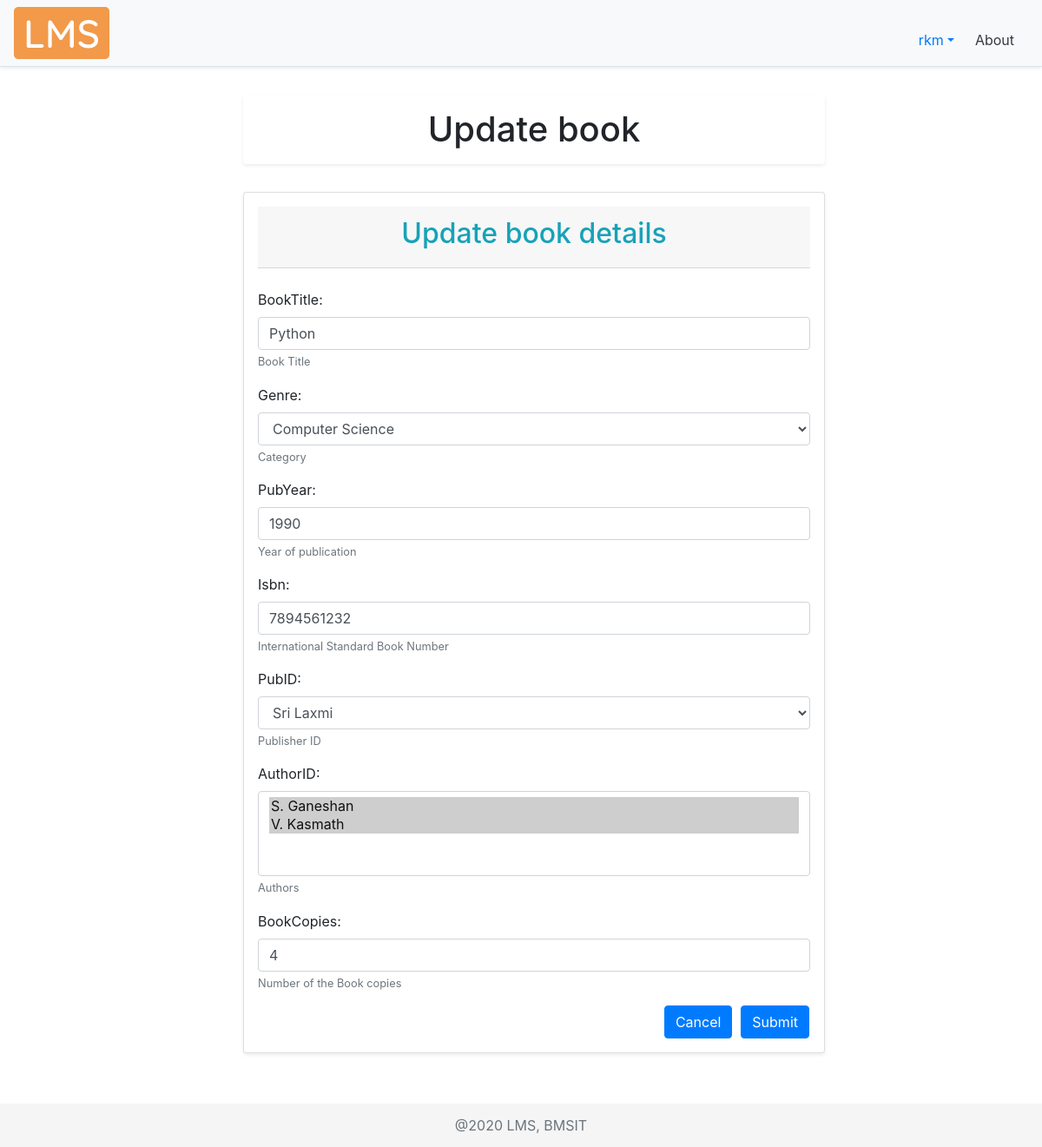
Before: /updatebookdetails/8/ (signed in) with the older database file.
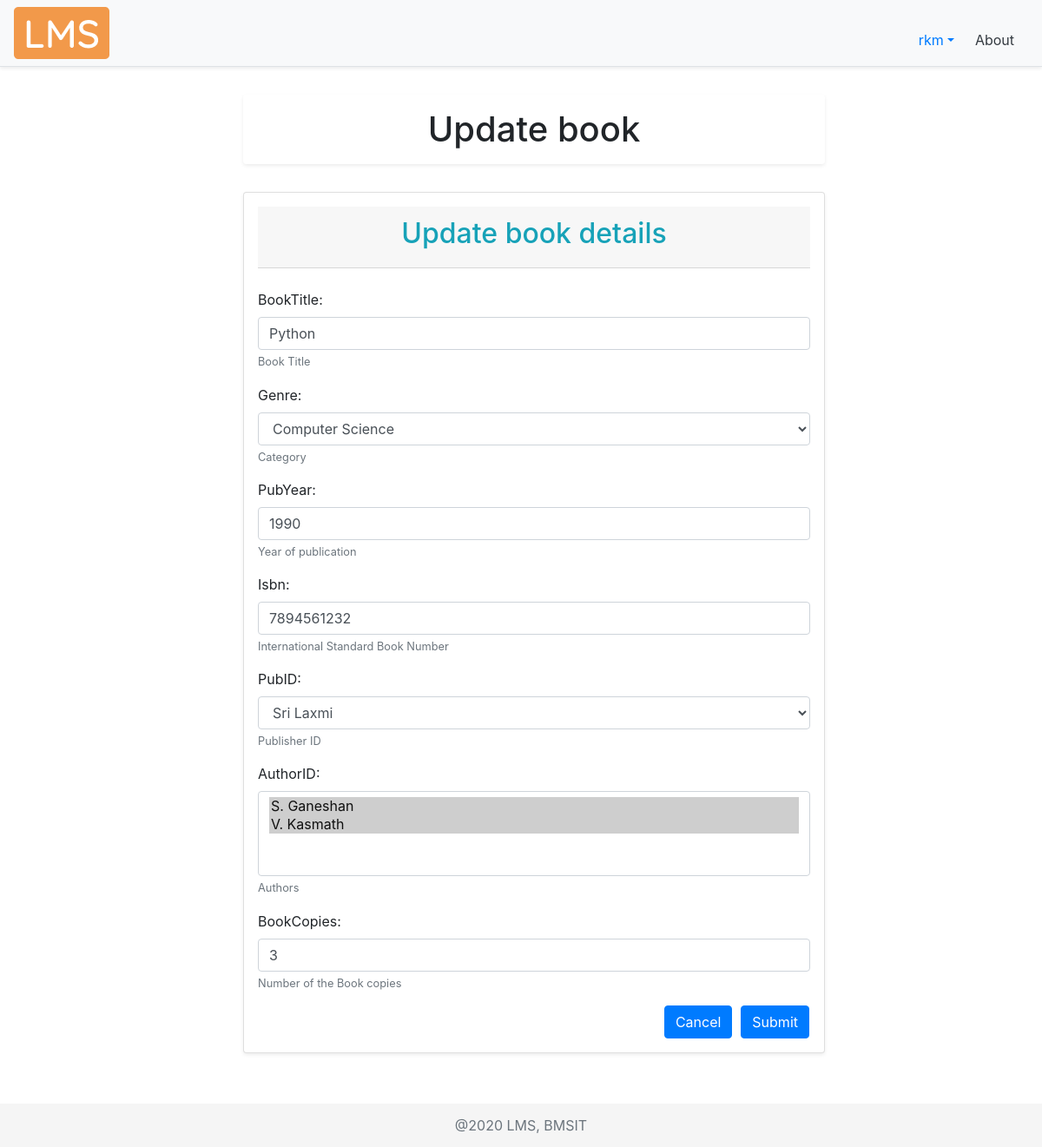
After: the same page with the newer database file.
### libraryApp/models.py (models this page shows)
class STOCK(models.Model):
    bookCopies = models.PositiveSmallIntegerField(default=0, help_text="Number of the Book copies")
    bookID = models.OneToOneField(BOOK, null=True, on_delete=models.CASCADE, help_text="Book ID")
    librarianID = models.ForeignKey(
        settings.AUTH_USER_MODEL, null=True, on_delete=models.CASCADE, help_text="Librarian ID")

### libraryApp/decorators.py (the view)
    def wrapper_func(request, *args, **kwargs):
        user = request.user
        if not user.is_staff:
            messages.warning(request, "You are not allowed to access the previous requested page")
            return redirect("dashboard")
        else:
            return view_func(request, *args, **kwargs)

### libraryApp/forms.py
class AddBookForm(ModelForm):
    class Meta:
        model = BOOK
        fields = '__all__'
        exclude = ['librarianID']

class AddStockForm(ModelForm):
    class Meta:
        model = STOCK
        fields = ['bookCopies']

### libraryApp/models.py (called while the page is built)
    def __str__(self):
        return self.pubName

    def __str__(self):
        return self.authorName

### libraryApp/views.py (called while the page is built, shortened)
@login_required(login_url='signin')
@staff_only_allowed
def updateBookDetails(request, bookID):
    bookDetails = 'libraryApp/add_book_details.html'
    books = BOOK.objects.get(id=bookID)
    stocks = STOCK.objects.filter(bookID__id=bookID).first()
    addBookForm = AddBookForm(instance=books)
    addStockForm = AddStockForm(instance=stocks)
    context = {
        'option': 'Update',
        'addBookForm': addBookForm,
        'addStockForm': addStockForm
    }
    return render(request, bookDetails, context)

### libraryApp/templates/libraryApp/add_book_details.html (shortened to what this page needs)
{% extends 'libraryApp/add_book_template.html' %}
{% load static %}
{% load widget_tweaks %}
{% block content %}
<div class="container">
<h1 class="text-center shadow-sm p-3 bg-white rounded">{{option}} book</h1>
<br>
  <div class="card card-body shadow-sm p-3 bg-white rounded">
    <form method="POST" novalidate>
      <div class="card-header text-center">
        <h2 class="text-info">{{option}} book details</h2>
      </div>
      <br>
      {% for field in addBookForm.visible_fields %}
      <div class="form-group">
        {{ field.label_tag }}
        {% if addBookForm.is_bound %}
        {% if field.errors %}
        {% render_field field class="form-control is-invalid" %}
        {% for error in field.errors %}
        <div class="invalid-feedback">
          {{ error }}
        </div>
        {% endfor %}
        {% else %}
        {% render_field field class="form-control is-valid" %}
        {% endif %}
        {% else %}
        {% render_field field class="form-control" %}
        {% endif %}
        {% if field.help_text %}
        <small class="form-text text-muted">{{ field.help_text }}</small>
        {% endif %}
      </div>
      {% endfor %}
      {% for field in addStockForm.visible_fields %}
      <div class="form-group">
        {{ field.label_tag }}
        {% if addStockForm.is_bound %}
        {% if field.errors %}
        {% render_field field class="form-control is-invalid" %}
        {% for error in field.errors %}
        <div class="invalid-feedback">
          {{ error }}
        </div>
        {% endfor %}
        {% else %}
        {% render_field field class="form-control is-valid" %}
        {% endif %}
        {% else %}
        {% render_field field class="form-control" %}
        {% endif %}
        {% if field.help_text %}
        <small class="form-text text-muted">{{ field.help_text }}</small>
        {% endif %}
      </div>
      {% endfor %}
      <div class="row justify-content-end">
        <a href="javascript:window.history.back()"><button type="button" class="btn btn-primary"
            style="margin-right: 10px;">Cancel</button></a>
        <button type="submit" class="btn btn-primary mr-3">Submit</button>
      </div>
    </form>
  </div>
</div>
<br>
  {% endblock %}

Changed rows visible on the page:
changed STOCK: bookCopies "4" → "3"
